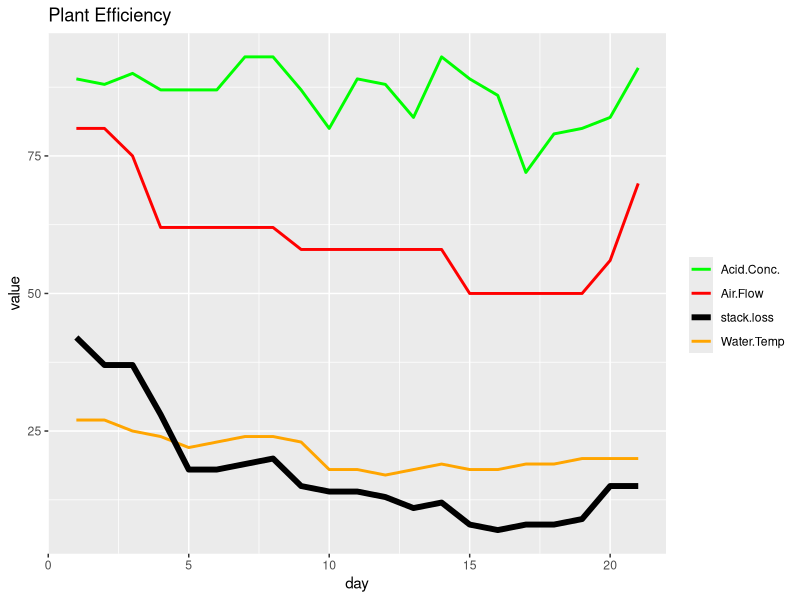

Source code (R):
## ---- chunk 1
data(stackloss)
fit <- lm(stack.loss ~ ., data=stackloss)
summary(fit)
## ---- chunk 2
library(ggplot2); 

df <- stackloss
df$day <- as.numeric(row.names(df))
p <- ggplot(df, aes(x=day, y=value, colour=variable)) +
    geom_line(size=1, aes(y=Air.Flow, col="Air.Flow")) +
    geom_line(size=1, aes(y=Water.Temp, col="Water.Temp")) +
    geom_line(size=1, aes(y=Acid.Conc., col="Acid.Conc.")) +
    geom_line(size=2, aes(y=stack.loss, col="stack.loss")) +
    labs(title="Plant Efficiency") +
    scale_colour_manual("", values=c("Air.Flow"="red", "Water.Temp"="orange", "Acid.Conc."="green", "stack.loss"="black"))
p
